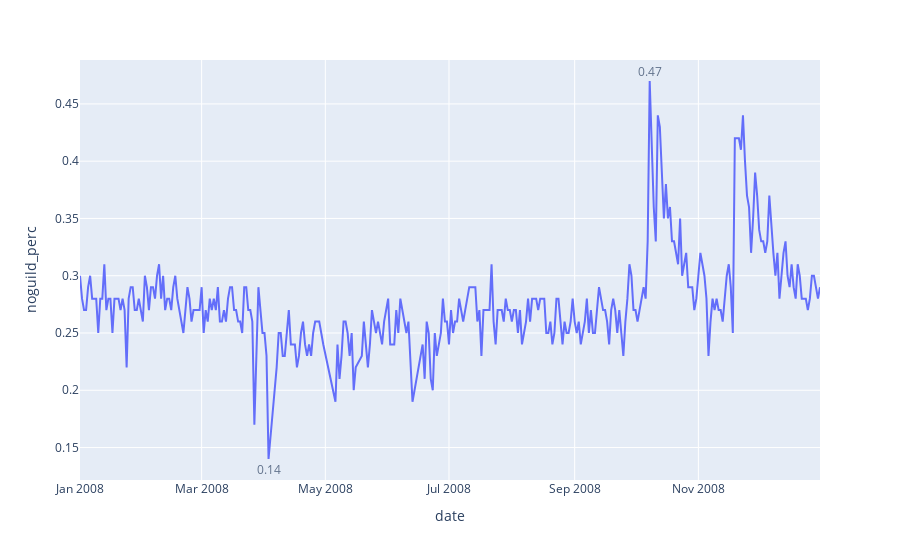

The notebook cell saved with this chart:
### Code cell
fig = px.line(noguild_daily, x='date', y='noguild_perc')
fig.add_annotation(showarrow=False,
                   align = 'right',
                   x=noguild_daily.date[noguild_daily.max(axis = 1).idxmax()],
                   y=noguild_daily.max().noguild_perc,
                   text=str(noguild_daily.max().noguild_perc),
                   yshift=10,
                   opacity=0.7)
fig.add_annotation(showarrow=False,
                   align = 'right',
                   x=noguild_daily.date[noguild_daily.min(axis = 1).idxmin()],
                   y=noguild_daily.min().noguild_perc,
                   text=str(noguild_daily.min().noguild_perc),
                   yshift=-10,
                   opacity=0.7)
fig.show()
fig.write_image("img/noguild_percentage.png")

### Figure 1 — Plotly figure (JSON) as saved in the notebook; plotly's stock layout.template omitted (floating-point values rounded to 4 significant figures; data arrays with more than 128 entries replaced by an {"elided": "..."} marker saying what was removed)
{"data": [{"hovertemplate": "date=%{x}<br>noguild_perc=%{y}<extra></extra>", "legendgroup": "", "line": {"color": "#636efa", "dash": "solid"}, "marker": {"symbol": "circle"}, "mode": "lines", "name": "", "orientation": "v", "showlegend": false, "type": "scatter", "x": {"elided": "352 str values"}, "xaxis": "x", "y": {"elided": "352 float values"}, "yaxis": "y"}], "layout": {"annotations": [{"align": "right", "opacity": 0.7, "showarrow": false, "text": "0.47", "x": "2008-10-08", "y": 0.47, "yshift": 10}, {"align": "right", "opacity": 0.7, "showarrow": false, "text": "0.14", "x": "2008-04-03", "y": 0.14, "yshift": -10}], "autosize": true, "legend": {"tracegroupgap": 0}, "margin": {"t": 60}, "xaxis": {"anchor": "y", "autorange": true, "domain": [0, 1], "range": ["2008-01-01", "2008-12-31"], "title": {"text": "date"}, "type": "date"}, "yaxis": {"anchor": "x", "autorange": true, "domain": [0, 1], "range": [0.1044, 0.5056], "title": {"text": "noguild_perc"}, "type": "linear"}}}
